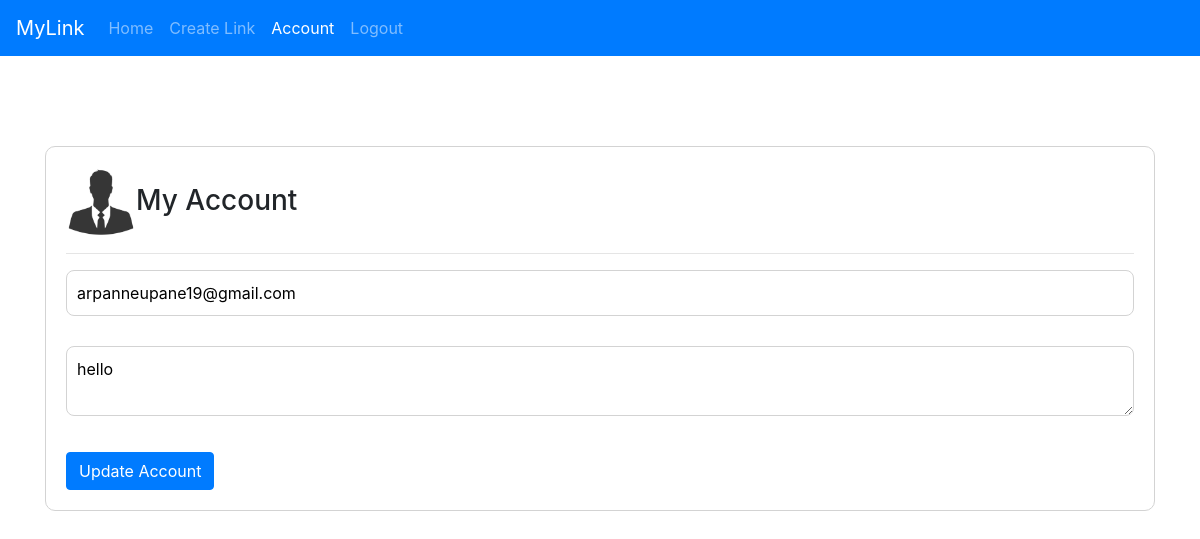
Page /account (signed in) on the committed database.
### app.py (models this page shows)
class User(db.Model, UserMixin):
    id = db.Column(db.Integer, primary_key=True)
    username = db.Column(db.String(15), unique=True, nullable=False)
    email = db.Column(db.String(50), unique=True, nullable=False)
    password = db.Column(db.String(80), nullable=False)
    bio = db.Column(db.String(300))
    profile_picture = db.Column(
        db.String(20), nullable=False, default='default.jpg')
    links = db.relationship('Link', backref='owner', lazy='dynamic')

### app.py (the view)
@app.route('/account', methods=['GET', 'POST'])
@login_required
def account():
    form = AccountForm()
    if form.validate_on_submit():
        current_user.bio = form.bio.data
        current_user.email = form.email.data
        db.session.commit()
        flash('Your account has been updated!')
        return redirect(url_for('account'))
    elif request.method == 'GET':
        form.bio.data = current_user.bio
        form.email.data = current_user.email
    return render_template('forms/account.html', title='My Account', form=form)

### forms.py (shortened to what this page needs)
class AccountForm(FlaskForm):
    email = StringField(validators=[InputRequired(), Email(
        message="Invalid Email"), Length(max=50)], render_kw={"placeholder": "Edit Email"})
    bio = TextAreaField([Length(min=0, max=300)], render_kw={
        "placeholder": "Edit Bio"})

### app.py (called while the page is built)
@login_manager.user_loader
def load_user(user_id):
    return User.query.get(int(user_id))

### templates/forms/account.html (shortened to what this page needs)
<!doctype html>
<html lang="en">
<head>
    <link rel="stylesheet" href="https://stackpath.bootstrapcdn.com/bootstrap/4.3.1/css/bootstrap.min.css"
>
</head>
<body>
    <nav class="navbar navbar-expand-lg navbar-dark bg-primary">
        <a class="navbar-brand" href="{{ url_for('dashboard') }}">MyLink</a>
        <div class="collapse navbar-collapse" id="navbarSupportedContent">
            <ul class="navbar-nav mr-auto">
                <li class="nav-item">
                    <a class="nav-link" href="{{ url_for('dashboard') }}">Home </a>
                </li>
                <li class="nav-item">
                    <a class="nav-link" href="{{ url_for('create_link') }}">Create Link</a>
                </li>
                <li class="nav-item active">
                    <a class="nav-link" href="{{ url_for('account') }}">Account</a>
                </li>
                <li class="nav-item">
                    <a class="nav-link" href="{{ url_for('logout') }}">Logout</a>
                </li>
        </div>
    </nav>
    <div class="container">
        <div class="update-form">
            <h3><img src="../../static/profile_pics/{{current_user.profile_picture}}" width="70" />My Account</h3>
                <hr>
                <form method='POST'>
                    <div class="input-field">
                        {{ form.email() }}
                    </div>
                    <div class="input-field">{{ form.bio() }}</div>
                    <div class="update"><button class="btn btn-primary">Update Account</button></div>
                </form>
            </div>
        </div>
</body>
</html>

### templates/forms/account.html (style rules this page uses)
.update-form { margin-top: 90px; padding: 20px; border: 1px solid lightgray; border-radius: 10px; }
.input-field { margin-bottom: 30px; }
.input-field>input { width: 100%; padding: 10px; border-radius: 8px; border: 1px solid lightgray; }
.input-field>textarea { width: 100%; padding: 10px; border-radius: 8px; border: 1px solid lightgray; }

### rows in the picture
User: profile_picture (placeholder picture), email "arpanneupane19@gmail.com", bio "hello"
